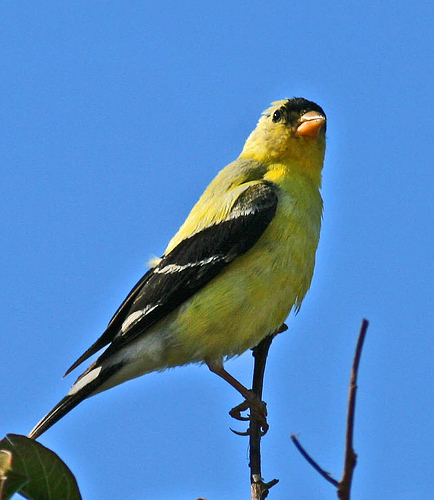
#> input picture bird.JPEG, 434 x 500 px
$ python high_rob.py
#> lines starting #> are read from the running program, lines starting #| are printed output that depends on the picture
import numpy as np
import cv2  # opencv-python
import matplotlib.pyplot as plt

img = cv2.imread("./bird.JPEG")
#> img is the input picture: shape (500, 434, 3); mean B, G, R 192.1, 136.8, 84.6
# 将图像从BGR格式转换为RGB格式
img = cv2.cvtColor(img, cv2.COLOR_BGR2RGB)

# 将彩色图像拆分成三个通道
img_b, img_g, img_r = cv2.split(img)
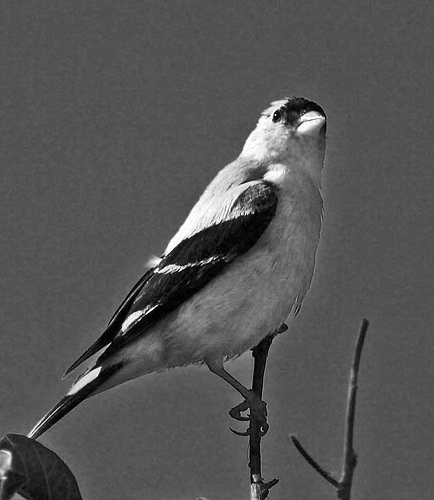
#> img_b: shape (500, 434); min 0, max 255, mean 84.6
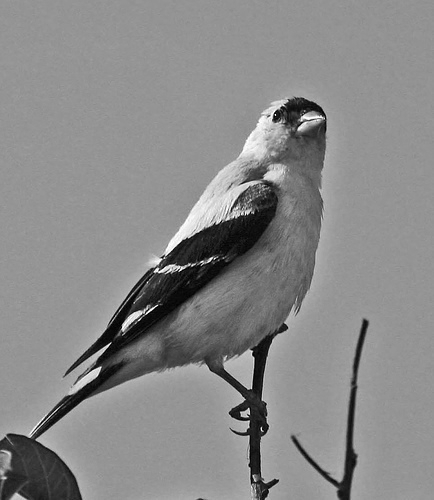
#> img_g: shape (500, 434); min 0, max 255, mean 136.8
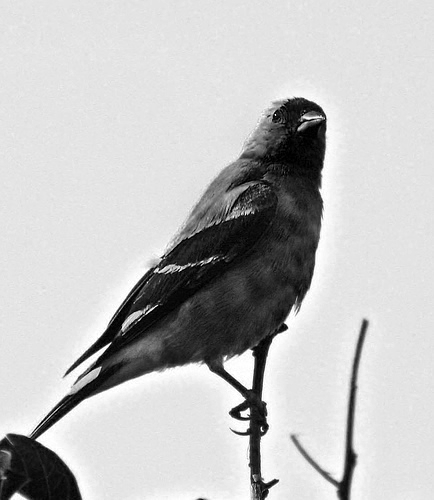
#> img_r: shape (500, 434); min 0, max 255, mean 192.1

# 对每个通道进行傅里叶变换
f_b = np.fft.fft2(img_b)
f_g = np.fft.fft2(img_g)
f_r = np.fft.fft2(img_r)

# 将低频成分移到频域中心
fshift_b = np.fft.fftshift(f_b)
fshift_g = np.fft.fftshift(f_g)
fshift_r = np.fft.fftshift(f_r)

# 获取图片的行列，也就是宽高
rows, cols, c = img.shape
#> rows = 500; cols = 434; c = 3
# 获取中心位置
crow, ccol = int(rows / 2), int(cols / 2)
#> crow = 250; ccol = 217
# 中心低频的区域，+-30都变为0
fshift_b[crow - 30:crow + 30, ccol - 30:ccol + 30] = 0
fshift_g[crow - 30:crow + 30, ccol - 30:ccol + 30] = 0
fshift_r[crow - 30:crow + 30, ccol - 30:ccol + 30] = 0

# 将低频成分移到频域左上角
ishift_b = np.fft.ifftshift(fshift_b)
ishift_g = np.fft.ifftshift(fshift_g)
ishift_r = np.fft.ifftshift(fshift_r)

# 对每个通道进行傅里叶逆变换
iimg_b = np.abs(np.fft.ifft2(ishift_b))
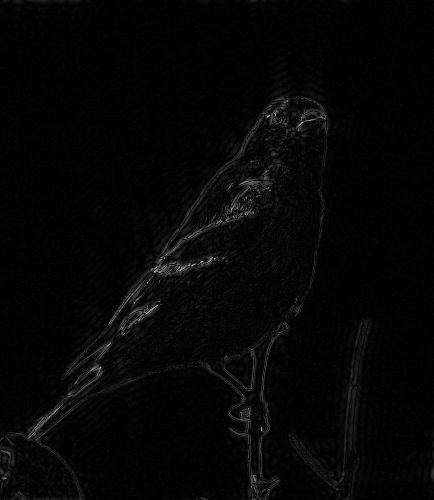
#> iimg_b: shape (500, 434) float64; min 0.00376, max 195.9, mean 6
iimg_g = np.abs(np.fft.ifft2(ishift_g))
iimg_r = np.abs(np.fft.ifft2(ishift_r))
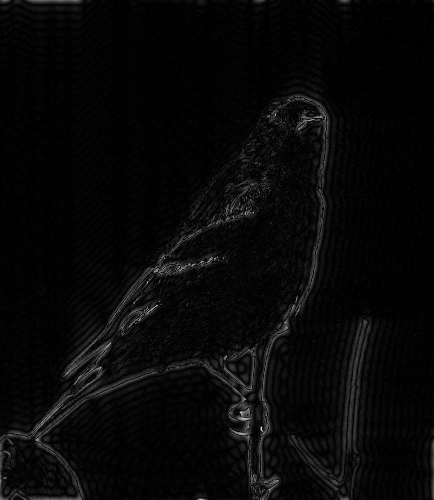
#> iimg_r: shape (500, 434) float64; min 0.00614, max 218.1, mean 8.3

# 将三个通道合并
iimg = cv2.merge([iimg_b, iimg_g, iimg_r])
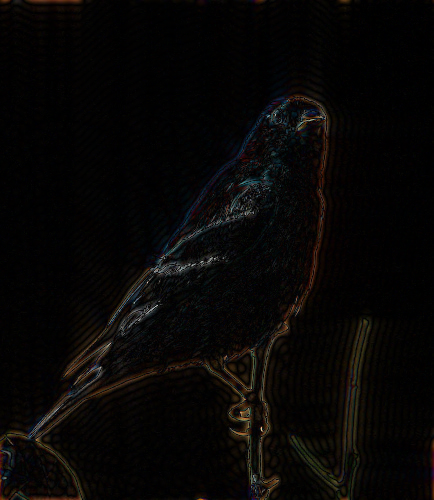
#> iimg: shape (500, 434, 3) float64; mean of channels 0, 1, 2 6, 6.9, 8.3; drawn as B, G, R

# 将图像从RGB格式转换为BGR格式
# iimg = cv2.cvtColor(iimg, cv2.COLOR_RGB2BGR)

# 展示
plt.subplot(121)
plt.imshow(img)
plt.title("original")
plt.axis("off")

plt.subplot(122)
plt.imshow(iimg)
plt.title("iimg")
plt.axis('off')
plt.show()
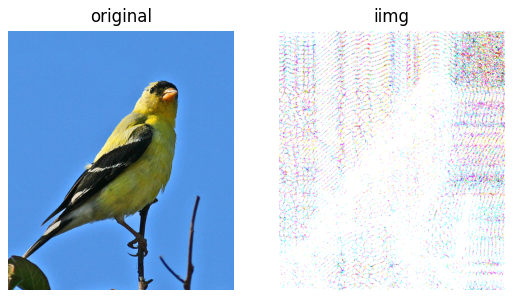
#> figure drawn by matplotlib, 2 panels
